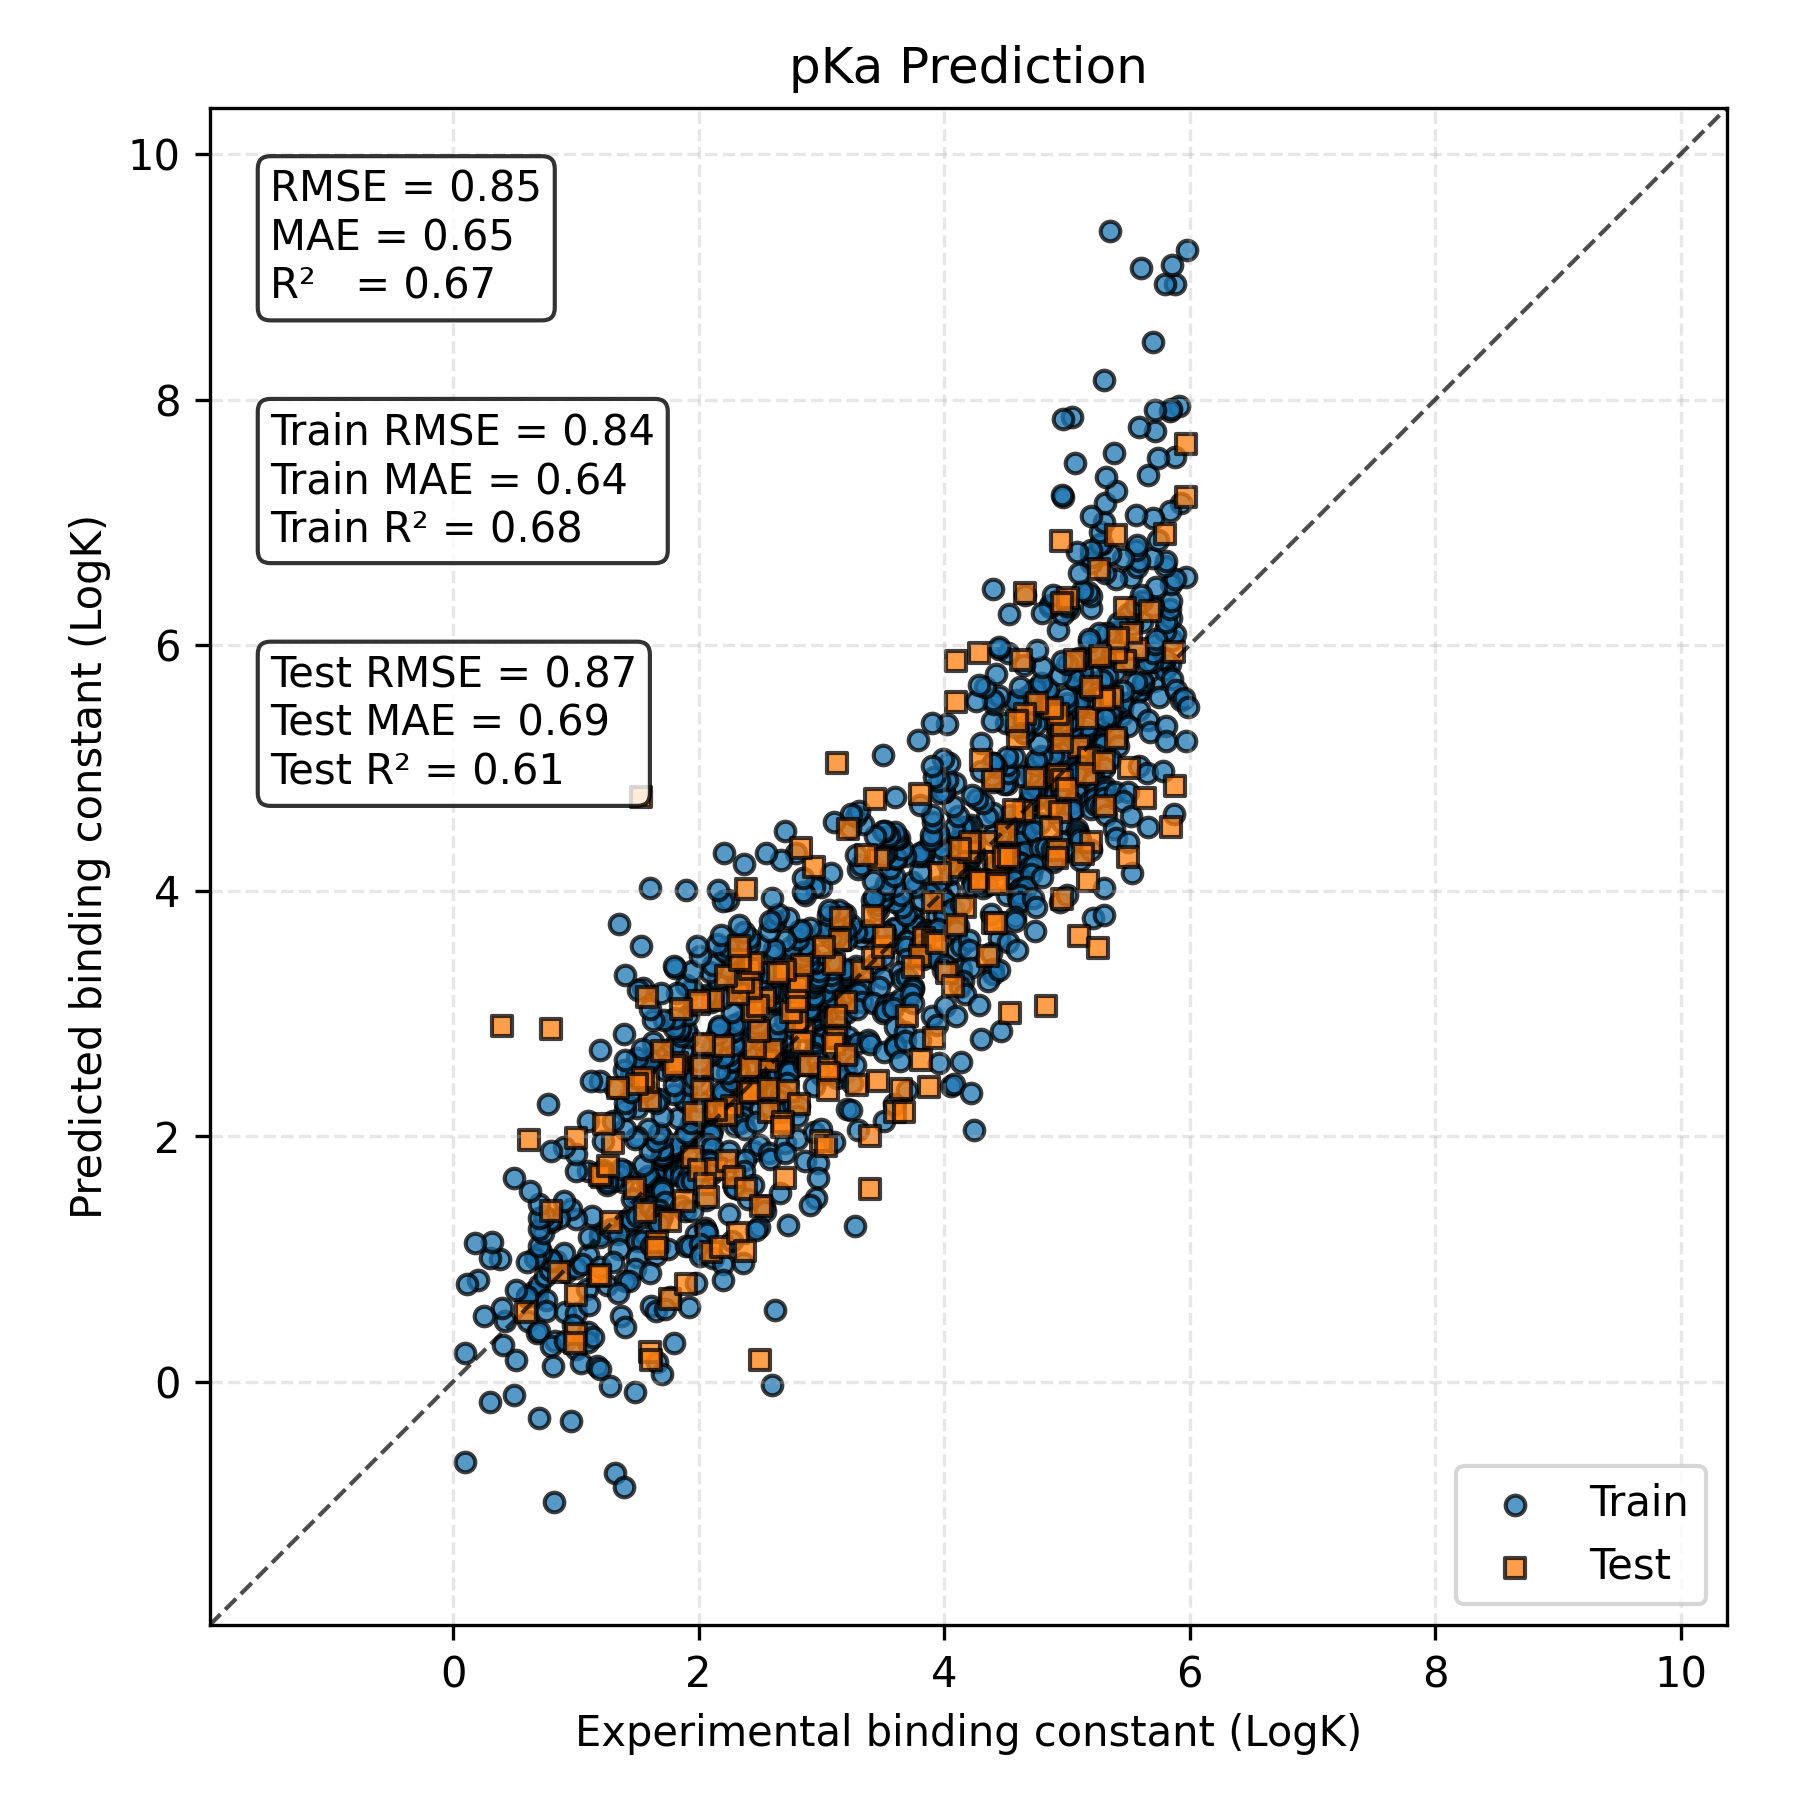

Recreate this plot in Python.
#!/usr/bin/env python
# -*- coding: utf-8 -*-
"""
Parity-plot utility
───────────────────
• 主要對外函式：parity_plot(y_true, y_pred, is_train, save_path, ...)
    - y_true / y_pred : 一維 array-like（長度相同）
    - is_train        : Bool mask，標註每一筆資料是否屬於「訓練集」
• 亦保留 CLI：給一個含三欄 (y_true,y_pred,is_train) 的 CSV 也可單獨畫圖
"""

from __future__ import annotations
import argparse, os, numpy as np
import matplotlib.pyplot as plt
from matplotlib.ticker import MultipleLocator
from pathlib import Path
from sklearn.metrics import mean_squared_error, mean_absolute_error, r2_score


# ──────────────────── 小工具 ────────────────────
def _reg_metrics(y_t: np.ndarray, y_p: np.ndarray):
    """RMSE / MAE / R²"""
    rmse = float(np.sqrt(mean_squared_error(y_t, y_p)))
    mae  = float(mean_absolute_error(y_t, y_p))
    r2   = float(r2_score(y_t, y_p))
    return rmse, mae, r2


def _ensure_dir(p: Path | str):
    p = Path(p)
    if p.parent and not p.parent.exists():
        p.parent.mkdir(parents=True, exist_ok=True)
    return p


# ──────────────────── 主函式 ────────────────────
def parity_plot(
    y_true,
    y_pred,
    is_train: np.ndarray | list | None,
    save_path: str | Path,
    *,
    title: str = "pKa Prediction",
    dpi: int = 300,
    annotate: bool = True,
):
    """
    畫「Train / Test / 綜合」三組指標的 parity plot。

    Parameters
    ----------
    y_true / y_pred : array-like
    is_train        : Bool mask（與 y_true 同長度）; 若為 None 全視為 Test
    save_path       : 輸出 PNG
    title           : 圖表標題
    dpi             : 解析度
    annotate        : 是否顯示指標文字方塊
    """
    # ---------- 資料檢查 ----------
    y_true = np.asarray(y_true, dtype=float).ravel()
    y_pred = np.asarray(y_pred, dtype=float).ravel()
    if y_true.shape != y_pred.shape or y_true.size == 0:
        raise ValueError("`y_true` 與 `y_pred` 需為相同 shape 且不可為空")

    if is_train is None:
        is_train = np.zeros_like(y_true, dtype=bool)
    else:
        is_train = np.asarray(is_train, dtype=bool).ravel()
        if is_train.shape != y_true.shape:
            raise ValueError("`is_train` 長度需與 `y_true` 一致")

    # ---------- 指標 ----------
    rmse,  mae,  r2  = _reg_metrics(y_true,            y_pred)
    tr_rmse, tr_mae, tr_r2 = _reg_metrics(y_true[is_train],   y_pred[is_train]) if is_train.any() else (np.nan,)*3
    te_rmse, te_mae, te_r2 = _reg_metrics(y_true[~is_train],  y_pred[~is_train])

    # ---------- 視覺化 ----------
    mn, mx = min(y_true.min(), y_pred.min()) - 1, max(y_true.max(), y_pred.max()) + 1
    fig, ax = plt.subplots(figsize=(6, 6), dpi=dpi)

    # y = x 基準線
    ax.plot([mn, mx], [mn, mx], "k--", lw=1, alpha=.7)

    # 散點 – 訓練集
    if is_train.any():
        ax.scatter(
            y_true[is_train], y_pred[is_train],
            s=22, alpha=.75, edgecolors="k", label="Train"
        )
    # 散點 – 測試集
    ax.scatter(
        y_true[~is_train], y_pred[~is_train],
        s=22, alpha=.75, marker="s", edgecolors="k", label="Test"
    )

    # 格線 & 座標
    ax.set_xlim(mn, mx);  ax.set_ylim(mn, mx)
    ax.set_aspect("equal", adjustable="box")
    ax.xaxis.set_major_locator(MultipleLocator(2))
    ax.yaxis.set_major_locator(MultipleLocator(2))
    ax.grid(ls="--", alpha=.3)

    ax.set_xlabel("Experimental binding constant (LogK)")
    ax.set_ylabel("Predicted binding constant (LogK)")
    ax.set_title(title)

    # ---------- 指標文字塊 ----------
    if annotate:
        bbox_cfg = dict(boxstyle="round", facecolor="white", alpha=.8)

        txt_all = f"RMSE = {rmse:.2f}\nMAE = {mae:.2f}\nR²   = {r2:.2f}"
        ax.text(0.04, 0.96, txt_all, transform=ax.transAxes,
                va="top", ha="left", bbox=bbox_cfg)

        if is_train.any():
            txt_tr  = f"Train RMSE = {tr_rmse:.2f}\nTrain MAE = {tr_mae:.2f}\nTrain R² = {tr_r2:.2f}"
            ax.text(0.04, 0.80, txt_tr, transform=ax.transAxes,
                    va="top", ha="left", bbox=bbox_cfg)

        txt_te  = f"Test RMSE = {te_rmse:.2f}\nTest MAE = {te_mae:.2f}\nTest R² = {te_r2:.2f}"
        ax.text(0.04, 0.64, txt_te, transform=ax.transAxes,
                va="top", ha="left", bbox=bbox_cfg)

    ax.legend(loc="lower right")
    plt.tight_layout()

    # ---------- 儲存 ----------
    save_path = _ensure_dir(save_path)
    fig.savefig(save_path, dpi=dpi)
    plt.close(fig)
    print(f"[PLOT] {save_path} ✔")
    return Path(save_path)


# ──────────────────── CLI ────────────────────
def _cli():
    """
    用法：
        python 5_parity_plot.py result.csv -o out.png -t "My Title"
    其中 CSV 至少要有 3 欄：y_true, y_pred, is_train (0/1)
    """
    p = argparse.ArgumentParser(description="Draw parity plot from CSV (y_true,y_pred,is_train).")
    p.add_argument("csv", help="包含 y_true, y_pred, is_train 的 CSV")
    p.add_argument("-o", "--output", default="parity_plot.png", help="輸出 PNG 路徑")
    p.add_argument("-t", "--title", default="pKa Prediction", help="圖表標題")
    args = p.parse_args()

    data = np.loadtxt(args.csv, delimiter=",", skiprows=1)
    if data.shape[1] < 3:
        raise ValueError("CSV 需至少三欄 (y_true,y_pred,is_train)")
    y_t, y_p, is_tr = data[:,0], data[:,1], data[:,2].astype(bool)
    parity_plot(y_t, y_p, is_tr, args.output, title=args.title)

if __name__ == "__main__":
    _cli()
